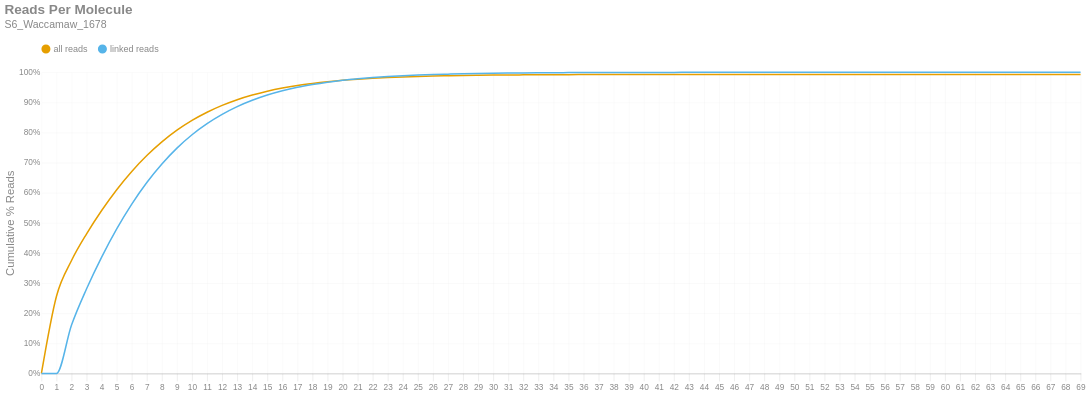

Notebook code cell kept with this figure:
### Markdown cell above
### Reads per Molecule
This chart shows the cumulative distribution of the number of reads per linked molecule. That is, how many alignments are associated with a unique molecule. This excludes the number of reads associated with invalid or absent linked-read barcodes. The `linked` histogram is the percentages recalculated when disregarding singletons.

### Code cell
if SKIPLR:
    print_html(f"Skipped")
else:
    counts = np.bincount(valids['reads'].cast(pl.Int64).to_numpy())
    weighted = counts * np.arange(len(counts))
    all_perc = weighted / n_reads
    linked_perc = weighted / n_linked_reads
    linked_perc[1] = 0
    binned_df = pl.DataFrame({
        'readsper': list(range(len(counts))),
        'all reads (cumsum)': np.cumsum(all_perc).tolist(),
        'linked reads (cumsum)': np.cumsum(linked_perc).tolist(),
    })

    with SafeRender(binned_df):
        (
            density_plot(binned_df, 'Reads Per Molecule', samplename, 'readspmol')
            .encode(
                x=alt.X('readsper:O', title=None).axis(labelAngle=0).scale(padding=0),
                y=alt.Y('value:Q', title='Cumulative % Reads').axis(format='%').stack(False),
                color=alt.Color("key:N").scale(domain=["all reads", "linked reads"]),
                tooltip=[
                    alt.Tooltip("key:N", title="Data Type"),
                    alt.Tooltip("readsper:O", title="Reads Per Molecule"),
                    alt.Tooltip("value:Q", format=".2%", title="% Reads (Cum.)")
                ]            
            )
        ).display()

### Figure 1 — Vega-Lite specification as saved in the notebook (floating-point values rounded to 4 significant figures)
{"width": "container", "height": 400, "config": {"title": {"anchor": "start", "dy": -15, "fontSize": 18, "color": "#888888", "subtitleColor": "#888888", "subtitleFontSize": 14}, "arc": {"fill": "#0072B2"}, "axis": {"domainColor": "#888888", "domainWidth": 0.5, "gridWidth": 0.2, "grid": false, "titleFontWeight": 400, "titleFontSize": 15, "labelFontSize": 11, "labelColor": "#888888", "tickColor": "#888888", "tickWidth": 0.2, "titleColor": "#888888"}, "axisBand": {"grid": false}, "axisX": {"grid": true, "tickSize": 10, "domainCap": "round"}, "axisY": {"domain": false, "grid": true, "tickSize": 0, "domainCap": "round"}, "background": "transparent", "header": {"labelFontSize": 15, "labelColor": "#888888", "titleFontSize": 15, "titleFontWeight": 600, "titleColor": "#888888"}, "legend": {"labelFont": "sans-serif", "labelFontSize": 12, "labelColor": "#888888", "symbolSize": 100, "symbolType": "circle", "titleFontSize": 12, "titlePadding": 10, "titleColor": "#888888", "title": null, "orient": "top"}, "range": {"category": ["#E69F00", "#56B4E9", "#009E73", "#F0E442", "#0072B2", "#D55E00", "#CC79A7", "#000000"], "diverging": ["#cfe8f3", "#a2d4ec", "#73bfe2", "#46abdb", "#1696d2", "#12719e"]}, "area": {"fill": "#0072B2", "fillOpacity": 0.7, "line": true, "strokeOpacity": 0.7}, "line": {"color": "#0072B2", "stroke": "#0072B2", "strokeWidth": 2}, "trail": {"color": "#0072B2", "stroke": "#0072B2", "strokeWidth": 0, "size": 1}, "point": {"filled": true, "fillOpacity": 1.0, "size": 95}, "text": {"color": "#888888", "fontSize": 11, "align": "right", "fontWeight": 400, "size": 11}, "bar": {"fill": "#0072B2", "stroke": null}, "view": {"stroke": null, "continuousWidth": 660, "continuousHeight": 400}}, "data": {"name": "data-d986bf6d386493e7e4d8eb4ac283be8a"}, "mark": {"type": "line", "interpolate": "monotone", "point": {"opacity": 0, "size": 275}}, "encoding": {"color": {"field": "key", "scale": {"domain": ["all reads", "linked reads"]}, "type": "nominal"}, "tooltip": [{"field": "key", "title": "Data Type", "type": "nominal"}, {"field": "readsper", "title": "Reads Per Molecule", "type": "ordinal"}, {"field": "value", "format": ".2%", "title": "% Reads (Cum.)", "type": "quantitative"}], "x": {"axis": {"labelAngle": 0}, "field": "readsper", "scale": {"padding": 0}, "title": null, "type": "ordinal"}, "y": {"axis": {"format": "%"}, "field": "value", "stack": false, "title": "Cumulative % Reads", "type": "quantitative"}}, "params": [{"name": "param_c36ac31b6afebe62", "select": {"type": "point", "fields": ["key"]}, "bind": "legend"}], "title": {"text": "Reads Per Molecule", "subtitle": "S6_Waccamaw_1678"}, "transform": [{"fold": ["all reads (cumsum)", "linked reads (cumsum)"]}, {"calculate": "replace(datum.key, ' (cumsum)', '')", "as": "key"}, {"filter": {"param": "param_c36ac31b6afebe62"}}], "usermeta": {"embedOptions": {"downloadFileName": "S6_Waccamaw_1678.readspmol"}}, "$schema": "https://vega.github.io/schema/vega-lite/v6.1.0.json", "datasets": {"data-d986bf6d386493e7e4d8eb4ac283be8a": [{"readsper": 0, "all reads (cumsum)": 0.0, "linked reads (cumsum)": 0.0}, {"readsper": 1, "all reads (cumsum)": 0.2565, "linked reads (cumsum)": 0.0}, {"readsper": 2, "all reads (cumsum)": 0.3751, "linked reads (cumsum)": 0.161}, {"readsper": 3, "all reads (cumsum)": 0.4637, "linked reads (cumsum)": 0.2813}, {"readsper": 4, "all reads (cumsum)": 0.5411, "linked reads (cumsum)": 0.3865}, {"readsper": 5, "all reads (cumsum)": 0.6102, "linked reads (cumsum)": 0.4802}, {"readsper": 6, "all reads (cumsum)": 0.6707, "linked reads (cumsum)": 0.5624}, {"readsper": 7, "all reads (cumsum)": 0.7235, "linked reads (cumsum)": 0.6341}, {"readsper": 8, "all reads (cumsum)": 0.7688, "linked reads (cumsum)": 0.6956}, {"readsper": 9, "all reads (cumsum)": 0.8076, "linked reads (cumsum)": 0.7483}, {"readsper": 10, "all reads (cumsum)": 0.8403, "linked reads (cumsum)": 0.7926}, {"readsper": 11, "all reads (cumsum)": 0.8675, "linked reads (cumsum)": 0.8296}, {"readsper": 12, "all reads (cumsum)": 0.8901, "linked reads (cumsum)": 0.8603}, {"readsper": 13, "all reads (cumsum)": 0.909, "linked reads (cumsum)": 0.886}, {"readsper": 14, "all reads (cumsum)": 0.9245, "linked reads (cumsum)": 0.907}, {"readsper": 15, "all reads (cumsum)": 0.9373, "linked reads (cumsum)": 0.9244}, {"readsper": 16, "all reads (cumsum)": 0.9478, "linked reads (cumsum)": 0.9386}, {"readsper": 17, "all reads (cumsum)": 0.9562, "linked reads (cumsum)": 0.9501}, {"readsper": 18, "all reads (cumsum)": 0.963, "linked reads (cumsum)": 0.9592}, {"readsper": 19, "all reads (cumsum)": 0.9687, "linked reads (cumsum)": 0.967}, {"readsper": 20, "all reads (cumsum)": 0.9735, "linked reads (cumsum)": 0.9736}, {"readsper": 21, "all reads (cumsum)": 0.9772, "linked reads (cumsum)": 0.9786}, {"readsper": 22, "all reads (cumsum)": 0.9803, "linked reads (cumsum)": 0.9827}, {"readsper": 23, "all reads (cumsum)": 0.9826, "linked reads (cumsum)": 0.986}, {"readsper": 24, "all reads (cumsum)": 0.9846, "linked reads (cumsum)": 0.9886}, {"readsper": 25, "all reads (cumsum)": 0.9862, "linked reads (cumsum)": 0.9908}, {"readsper": 26, "all reads (cumsum)": 0.9875, "linked reads (cumsum)": 0.9925}, {"readsper": 27, "all reads (cumsum)": 0.9884, "linked reads (cumsum)": 0.9938}, {"readsper": 28, "all reads (cumsum)": 0.9894, "linked reads (cumsum)": 0.9951}, {"readsper": 29, "all reads (cumsum)": 0.9901, "linked reads (cumsum)": 0.996}, {"readsper": 30, "all reads (cumsum)": 0.9906, "linked reads (cumsum)": 0.9968}, {"readsper": 31, "all reads (cumsum)": 0.9911, "linked reads (cumsum)": 0.9974}, {"readsper": 32, "all reads (cumsum)": 0.9915, "linked reads (cumsum)": 0.9979}, {"readsper": 33, "all reads (cumsum)": 0.9918, "linked reads (cumsum)": 0.9984}, {"readsper": 34, "all reads (cumsum)": 0.992, "linked reads (cumsum)": 0.9987}, {"readsper": 35, "all reads (cumsum)": 0.9922, "linked reads (cumsum)": 0.9989}, {"readsper": 36, "all reads (cumsum)": 0.9924, "linked reads (cumsum)": 0.9992}, {"readsper": 37, "all reads (cumsum)": 0.9925, "linked reads (cumsum)": 0.9993}, {"readsper": 38, "all reads (cumsum)": 0.9925, "linked reads (cumsum)": 0.9994}, {"readsper": 39, "all reads (cumsum)": 0.9926, "linked reads (cumsum)": 0.9995}, {"readsper": 40, "all reads (cumsum)": 0.9927, "linked reads (cumsum)": 0.9996}, {"readsper": 41, "all reads (cumsum)": 0.9927, "linked reads (cumsum)": 0.9996}, {"readsper": 42, "all reads (cumsum)": 0.9928, "linked reads (cumsum)": 0.9997}, {"readsper": 43, "all reads (cumsum)": 0.9928, "linked reads (cumsum)": 0.9997}, {"readsper": 44, "all reads (cumsum)": 0.9928, "linked reads (cumsum)": 0.9998}, {"readsper": 45, "all reads (cumsum)": 0.9929, "linked reads (cumsum)": 0.9998}, {"readsper": 46, "all reads (cumsum)": 0.9929, "linked reads (cumsum)": 0.9998}, {"readsper": 47, "all reads (cumsum)": 0.9929, "linked reads (cumsum)": 0.9998}, {"readsper": 48, "all reads (cumsum)": 0.9929, "linked reads (cumsum)": 0.9999}, {"readsper": 49, "all reads (cumsum)": 0.9929, "linked reads (cumsum)": 0.9999}, {"readsper": 50, "all reads (cumsum)": 0.993, "linked reads (cumsum)": 0.9999}, {"readsper": 51, "all reads (cumsum)": 0.993, "linked reads (cumsum)": 0.9999}, {"readsper": 52, "all reads (cumsum)": 0.993, "linked reads (cumsum)": 1.0}, {"readsper": 53, "all reads (cumsum)": 0.993, "linked reads (cumsum)": 1.0}, {"readsper": 54, "all reads (cumsum)": 0.993, "linked reads (cumsum)": 1.0}, {"readsper": 55, "all reads (cumsum)": 0.993, "linked reads (cumsum)": 1.0}, {"readsper": 56, "all reads (cumsum)": 0.993, "linked reads (cumsum)": 1.0}, {"readsper": 57, "all reads (cumsum)": 0.993, "linked reads (cumsum)": 1.0}, {"readsper": 58, "all reads (cumsum)": 0.993, "linked reads (cumsum)": 1.0}, {"readsper": 59, "all reads (cumsum)": 0.993, "linked reads (cumsum)": 1.0}, {"readsper": 60, "all reads (cumsum)": 0.993, "linked reads (cumsum)": 1.0}, {"readsper": 61, "all reads (cumsum)": 0.993, "linked reads (cumsum)": 1.0}, {"readsper": 62, "all reads (cumsum)": 0.993, "linked reads (cumsum)": 1.0}, {"readsper": 63, "all reads (cumsum)": 0.993, "linked reads (cumsum)": 1.0}, {"readsper": 64, "all reads (cumsum)": 0.993, "linked reads (cumsum)": 1.0}, {"readsper": 65, "all reads (cumsum)": 0.993, "linked reads (cumsum)": 1.0}, {"readsper": 66, "all reads (cumsum)": 0.993, "linked reads (cumsum)": 1.0}, {"readsper": 67, "all reads (cumsum)": 0.993, "linked reads (cumsum)": 1.0}, {"readsper": 68, "all reads (cumsum)": 0.993, "linked reads (cumsum)": 1.0}, {"readsper": 69, "all reads (cumsum)": 0.993, "linked reads (cumsum)": 1.0}]}}
